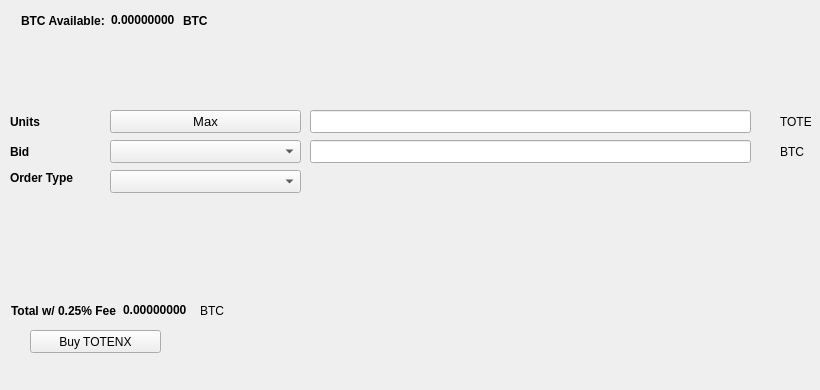
   <widget class="QWidget" name="BuyTab">
    <attribute name="title">
     <string>Buy</string>
    </attribute>
    <widget class="QPushButton" name="BuyTOTENX">
     <property name="geometry">
      <rect>
       <x>30</x>
       <y>330</y>
       <width>131</width>
       <height>23</height>
      </rect>
     </property>
     <property name="text">
      <string>Buy TOTENX</string>
     </property>
     <property name="icon">
      <iconset resource="../totem.qrc">
       <normaloff>:/icons/bitcoin</normaloff>:/icons/bitcoin</iconset>
     </property>
    </widget>
    <widget class="QLabel" name="label_3">
     <property name="geometry">
      <rect>
       <x>10</x>
       <y>110</y>
       <width>46</width>
       <height>23</height>
      </rect>
     </property>
     <property name="font">
      <font>
       <weight>75</weight>
       <bold>true</bold>
      </font>
     </property>
     <property name="text">
      <string>Units</string>
     </property>
    </widget>
    <widget class="QLineEdit" name="UnitsInput">
     <property name="geometry">
      <rect>
       <x>310</x>
       <y>110</y>
       <width>441</width>
       <height>23</height>
      </rect>
     </property>
     <property name="font">
      <font>
       <pointsize>9</pointsize>
       <weight>75</weight>
       <bold>true</bold>
      </font>
     </property>
    </widget>
    <widget class="QLineEdit" name="BuyBidPriceEdit">
     <property name="geometry">
      <rect>
       <x>310</x>
       <y>140</y>
       <width>441</width>
       <height>23</height>
      </rect>
     </property>
     <property name="font">
      <font>
       <pointsize>9</pointsize>
       <weight>75</weight>
       <bold>true</bold>
      </font>
     </property>
    </widget>
    <widget class="QLabel" name="label_4">
     <property name="geometry">
      <rect>
       <x>780</x>
       <y>110</y>
       <width>31</width>
       <height>23</height>
      </rect>
     </property>
     <property name="text">
      <string>TOTENX</string>
     </property>
    </widget>
    <widget class="QLabel" name="label_5">
     <property name="geometry">
      <rect>
       <x>780</x>
       <y>140</y>
       <width>31</width>
       <height>23</height>
      </rect>
     </property>
     <property name="text">
      <string>BTC</string>
     </property>
    </widget>
    <widget class="QLabel" name="label_6">
     <property name="geometry">
      <rect>
       <x>10</x>
       <y>140</y>
       <width>46</width>
       <height>23</height>
      </rect>
     </property>
     <property name="font">
      <font>
       <weight>75</weight>
       <bold>true</bold>
      </font>
     </property>
     <property name="text">
      <string>Bid</string>
     </property>
    </widget>
    <widget class="QLabel" name="label_7">
     <property name="geometry">
      <rect>
       <x>10</x>
       <y>170</y>
       <width>91</width>
       <height>16</height>
      </rect>
     </property>
     <property name="font">
      <font>
       <weight>75</weight>
       <bold>true</bold>
      </font>
     </property>
     <property name="text">
      <string>Order Type</string>
     </property>
    </widget>
    <widget class="QPushButton" name="Buy_Max_Amount">
     <property name="geometry">
      <rect>
       <x>110</x>
       <y>110</y>
       <width>191</width>
       <height>23</height>
      </rect>
     </property>
     <property name="font">
      <font>
       <pointsize>10</pointsize>
      </font>
     </property>
     <property name="text">
      <string>Max</string>
     </property>
    </widget>
    <widget class="QComboBox" name="BuyBidcomboBox">
     <property name="geometry">
      <rect>
       <x>110</x>
       <y>140</y>
       <width>191</width>
       <height>23</height>
      </rect>
     </property>
     <property name="font">
      <font>
       <pointsize>10</pointsize>
      </font>
     </property>
    </widget>
    <widget class="QComboBox" name="buyOrdertypeCombo">
     <property name="geometry">
      <rect>
       <x>110</x>
       <y>170</y>
       <width>191</width>
       <height>23</height>
      </rect>
     </property>
     <property name="font">
      <font>
       <pointsize>10</pointsize>
      </font>
     </property>
    </widget>
    <widget class="QWidget" name="layoutWidget1">
     <property name="geometry">
      <rect>
       <x>21</x>
       <y>11</y>
       <width>227</width>
       <height>19</height>
      </rect>
     </property>
     <layout class="QHBoxLayout" name="horizontalLayout_3">
      <item>
       <widget class="QLabel" name="label232">
        <property name="font">
         <font>
          <weight>75</weight>
          <bold>true</bold>
         </font>
        </property>
        <property name="text">
         <string>BTC Available:</string>
        </property>
       </widget>
      </item>
      <item>
       <widget class="QLabel" name="BtcAvailableLbl">
        <property name="palette">
         <palette>
          <active>
           <colorrole role="WindowText">
            <brush brushstyle="SolidPattern">
             <color alpha="255">
              <red>0</red>
              <green>0</green>
              <blue>0</blue>
             </color>
            </brush>
           </colorrole>
           <colorrole role="Button">
            <brush brushstyle="SolidPattern">
             <color alpha="255">
              <red>0</red>
              <green>170</green>
              <blue>0</blue>
             </color>
            </brush>
           </colorrole>
           <colorrole role="Light">
            <brush brushstyle="SolidPattern">
             <color alpha="255">
              <red>0</red>
              <green>255</green>
              <blue>0</blue>
             </color>
            </brush>
           </colorrole>
           <colorrole role="Midlight">
            <brush brushstyle="SolidPattern">
             <color alpha="255">
              <red>0</red>
              <green>212</green>
              <blue>0</blue>
             </color>
            </brush>
           </colorrole>
           <colorrole role="Dark">
            <brush brushstyle="SolidPattern">
             <color alpha="255">
              <red>0</red>
              <green>85</green>
              <blue>0</blue>
             </color>
            </brush>
           </colorrole>
           <colorrole role="Mid">
            <brush brushstyle="SolidPattern">
             <color alpha="255">
              <red>0</red>
              <green>113</green>
              <blue>0</blue>
             </color>
            </brush>
           </colorrole>
           <colorrole role="Text">
            <brush brushstyle="SolidPattern">
             <color alpha="255">
              <red>0</red>
              <green>170</green>
              <blue>0</blue>
             </color>
            </brush>
           </colorrole>
           <colorrole role="BrightText">
            <brush brushstyle="SolidPattern">
             <color alpha="255">
              <red>255</red>
              <green>255</green>
              <blue>255</blue>
             </color>
            </brush>
           </colorrole>
           <colorrole role="ButtonText">
            <brush brushstyle="SolidPattern">
             <color alpha="255">
              <red>0</red>
              <green>0</green>
              <blue>0</blue>
             </color>
            </brush>
           </colorrole>
           <colorrole role="Base">
            <brush brushstyle="SolidPattern">
             <color alpha="255">
              <red>255</red>
              <green>255</green>
              <blue>255</blue>
             </color>
            </brush>
           </colorrole>
           <colorrole role="Window">
            <brush brushstyle="SolidPattern">
             <color alpha="255">
              <red>0</red>
              <green>170</green>
              <blue>0</blue>
             </color>
            </brush>
           </colorrole>
           <colorrole role="Shadow">
            <brush brushstyle="SolidPattern">
             <color alpha="255">
              <red>0</red>
              <green>0</green>
              <blue>0</blue>
             </color>
            </brush>
           </colorrole>
           <colorrole role="AlternateBase">
            <brush brushstyle="SolidPattern">
             <color alpha="255">
              <red>127</red>
              <green>212</green>
              <blue>127</blue>
             </color>
            </brush>
           </colorrole>
           <colorrole role="ToolTipBase">
            <brush brushstyle="SolidPattern">
             <color alpha="255">
              <red>255</red>
              <green>255</green>
              <blue>220</blue>
             </color>
            </brush>
           </colorrole>
           <colorrole role="ToolTipText">
            <brush brushstyle="SolidPattern">
             <color alpha="255">
              <red>0</red>
              <green>0</green>
              <blue>0</blue>
             </color>
            </brush>
           </colorrole>
          </active>
          <inactive>
           <colorrole role="WindowText">
            <brush brushstyle="SolidPattern">
             <color alpha="255">
              <red>0</red>
              <green>0</green>
              <blue>0</blue>
             </color>
            </brush>
           </colorrole>
           <colorrole role="Button">
            <brush brushstyle="SolidPattern">
             <color alpha="255">
              <red>0</red>
              <green>170</green>
              <blue>0</blue>
             </color>
            </brush>
           </colorrole>
           <colorrole role="Light">
            <brush brushstyle="SolidPattern">
             <color alpha="255">
              <red>0</red>
              <green>255</green>
              <blue>0</blue>
             </color>
            </brush>
           </colorrole>
           <colorrole role="Midlight">
            <brush brushstyle="SolidPattern">
             <color alpha="255">
              <red>0</red>
              <green>212</green>
              <blue>0</blue>
             </color>
            </brush>
           </colorrole>
           <colorrole role="Dark">
            <brush brushstyle="SolidPattern">
             <color alpha="255">
              <red>0</red>
              <green>85</green>
              <blue>0</blue>
             </color>
            </brush>
           </colorrole>
           <colorrole role="Mid">
            <brush brushstyle="SolidPattern">
             <color alpha="255">
              <red>0</red>
              <green>113</green>
              <blue>0</blue>
             </color>
            </brush>
           </colorrole>
           <colorrole role="Text">
            <brush brushstyle="SolidPattern">
             <color alpha="255">
              <red>0</red>
              <green>170</green>
              <blue>0</blue>
             </color>
            </brush>
           </colorrole>
           <colorrole role="BrightText">
            <brush brushstyle="SolidPattern">
             <color alpha="255">
              <red>255</red>
              <green>255</green>
              <blue>255</blue>
             </color>
            </brush>
           </colorrole>
           <colorrole role="ButtonText">
            <brush brushstyle="SolidPattern">
             <color alpha="255">
              <red>0</red>
              <green>0</green>
              <blue>0</blue>
             </color>
            </brush>
           </colorrole>
           <colorrole role="Base">
            <brush brushstyle="SolidPattern">
             <color alpha="255">
              <red>255</red>
              <green>255</green>
              <blue>255</blue>
             </color>
            </brush>
           </colorrole>
           <colorrole role="Window">
            <brush brushstyle="SolidPattern">
             <color alpha="255">
              <red>0</red>
              <green>170</green>
              <blue>0</blue>
             </color>
            </brush>
           </colorrole>
           <colorrole role="Shadow">
            <brush brushstyle="SolidPattern">
             <color alpha="255">
              <red>0</red>
              <green>0</green>
              <blue>0</blue>
             </color>
            </brush>
           </colorrole>
           <colorrole role="AlternateBase">
            <brush brushstyle="SolidPattern">
             <color alpha="255">
              <red>127</red>
              <green>212</green>
              <blue>127</blue>
             </color>
            </brush>
           </colorrole>
           <colorrole role="ToolTipBase">
            <brush brushstyle="SolidPattern">
             <color alpha="255">
              <red>255</red>
              <green>255</green>
              <blue>220</blue>
             </color>
            </brush>
           </colorrole>
           <colorrole role="ToolTipText">
            <brush brushstyle="SolidPattern">
             <color alpha="255">
              <red>0</red>
              <green>0</green>
              <blue>0</blue>
             </color>
            </brush>
           </colorrole>
          </inactive>
          <disabled>
           <colorrole role="WindowText">
            <brush brushstyle="SolidPattern">
             <color alpha="255">
              <red>0</red>
              <green>85</green>
              <blue>0</blue>
             </color>
            </brush>
           </colorrole>
           <colorrole role="Button">
            <brush brushstyle="SolidPattern">
             <color alpha="255">
              <red>0</red>
              <green>170</green>
              <blue>0</blue>
             </color>
            </brush>
           </colorrole>
           <colorrole role="Light">
            <brush brushstyle="SolidPattern">
             <color alpha="255">
              <red>0</red>
              <green>255</green>
              <blue>0</blue>
             </color>
            </brush>
           </colorrole>
           <colorrole role="Midlight">
            <brush brushstyle="SolidPattern">
             <color alpha="255">
              <red>0</red>
              <green>212</green>
              <blue>0</blue>
             </color>
            </brush>
           </colorrole>
           <colorrole role="Dark">
            <brush brushstyle="SolidPattern">
             <color alpha="255">
              <red>0</red>
              <green>85</green>
              <blue>0</blue>
             </color>
            </brush>
           </colorrole>
           <colorrole role="Mid">
            <brush brushstyle="SolidPattern">
             <color alpha="255">
              <red>0</red>
              <green>113</green>
              <blue>0</blue>
             </color>
            </brush>
           </colorrole>
           <colorrole role="Text">
            <brush brushstyle="SolidPattern">
             <color alpha="255">
              <red>0</red>
              <green>85</green>
              <blue>0</blue>
             </color>
            </brush>
           </colorrole>
           <colorrole role="BrightText">
            <brush brushstyle="SolidPattern">
             <color alpha="255">
              <red>255</red>
              <green>255</green>
              <blue>255</blue>
             </color>
            </brush>
           </colorrole>
           <colorrole role="ButtonText">
            <brush brushstyle="SolidPattern">
             <color alpha="255">
              <red>0</red>
              <green>85</green>
              <blue>0</blue>
             </color>
            </brush>
           </colorrole>
           <colorrole role="Base">
            <brush brushstyle="SolidPattern">
             <color alpha="255">
              <red>0</red>
              <green>170</green>
              <blue>0</blue>
             </color>
            </brush>
           </colorrole>
           <colorrole role="Window">
            <brush brushstyle="SolidPattern">
             <color alpha="255">
              <red>0</red>
              <green>170</green>
              <blue>0</blue>
             </color>
            </brush>
           </colorrole>
           <colorrole role="Shadow">
            <brush brushstyle="SolidPattern">
             <color alpha="255">
              <red>0</red>
              <green>0</green>
              <blue>0</blue>
             </color>
            </brush>
           </colorrole>
           <colorrole role="AlternateBase">
            <brush brushstyle="SolidPattern">
             <color alpha="255">
              <red>0</red>
              <green>170</green>
              <blue>0</blue>
             </color>
            </brush>
           </colorrole>
           <colorrole role="ToolTipBase">
            <brush brushstyle="SolidPattern">
             <color alpha="255">
              <red>255</red>
              <green>255</green>
              <blue>220</blue>
             </color>
            </brush>
           </colorrole>
           <colorrole role="ToolTipText">
            <brush brushstyle="SolidPattern">
             <color alpha="255">
              <red>0</red>
              <green>0</green>
              <blue>0</blue>
             </color>
            </brush>
           </colorrole>
          </disabled>
         </palette>
        </property>
        <property name="font">
         <font>
          <weight>75</weight>
          <bold>true</bold>
         </font>
        </property>
        <property name="text">
         <string>0.00000000</string>
        </property>
        <property name="textInteractionFlags">
         <set>Qt::LinksAccessibleByMouse|Qt::TextSelectableByKeyboard|Qt::TextSelectableByMouse</set>
        </property>
       </widget>
      </item>
      <item>
       <widget class="QLabel" name="BtcAvailableLbl_2">
        <property name="font">
         <font>
          <weight>75</weight>
          <bold>true</bold>
         </font>
        </property>
        <property name="text">
         <string>BTC</string>
        </property>
       </widget>
      </item>
     </layout>
    </widget>
    <widget class="QWidget" name="layoutWidge2">
     <property name="geometry">
      <rect>
       <x>11</x>
       <y>301</y>
       <width>259</width>
       <height>19</height>
      </rect>
     </property>
     <layout class="QHBoxLayout" name="horizontalLayout_4">
      <item>
       <widget class="QLabel" name="label_9">
        <property name="font">
         <font>
          <weight>75</weight>
          <bold>true</bold>
         </font>
        </property>
        <property name="text">
         <string>Total w/ 0.25% Fee</string>
        </property>
       </widget>
      </item>
      <item>
       <widget class="QLabel" name="BuyCostLabel">
        <property name="palette">
         <palette>
          <active>
           <colorrole role="WindowText">
            <brush brushstyle="SolidPattern">
             <color alpha="255">
              <red>0</red>
              <green>0</green>
              <blue>0</blue>
             </color>
            </brush>
           </colorrole>
           <colorrole role="Button">
            <brush brushstyle="SolidPattern">
             <color alpha="255">
              <red>0</red>
              <green>170</green>
              <blue>0</blue>
             </color>
            </brush>
           </colorrole>
           <colorrole role="Light">
            <brush brushstyle="SolidPattern">
             <color alpha="255">
              <red>0</red>
              <green>255</green>
              <blue>0</blue>
             </color>
            </brush>
           </colorrole>
           <colorrole role="Midlight">
            <brush brushstyle="SolidPattern">
             <color alpha="255">
              <red>0</red>
              <green>212</green>
              <blue>0</blue>
             </color>
            </brush>
           </colorrole>
           <colorrole role="Dark">
            <brush brushstyle="SolidPattern">
             <color alpha="255">
              <red>0</red>
              <green>85</green>
              <blue>0</blue>
             </color>
            </brush>
           </colorrole>
           <colorrole role="Mid">
            <brush brushstyle="SolidPattern">
             <color alpha="255">
              <red>0</red>
              <green>113</green>
              <blue>0</blue>
             </color>
            </brush>
           </colorrole>
           <colorrole role="Text">
            <brush brushstyle="SolidPattern">
             <color alpha="255">
              <red>0</red>
              <green>170</green>
              <blue>0</blue>
             </color>
            </brush>
           </colorrole>
           <colorrole role="BrightText">
            <brush brushstyle="SolidPattern">
             <color alpha="255">
              <red>255</red>
              <green>255</green>
              <blue>255</blue>
             </color>
            </brush>
           </colorrole>
           <colorrole role="ButtonText">
            <brush brushstyle="SolidPattern">
             <color alpha="255">
              <red>0</red>
              <green>0</green>
              <blue>0</blue>
             </color>
            </brush>
           </colorrole>
           <colorrole role="Base">
            <brush brushstyle="SolidPattern">
             <color alpha="255">
              <red>255</red>
              <green>255</green>
              <blue>255</blue>
             </color>
            </brush>
           </colorrole>
           <colorrole role="Window">
            <brush brushstyle="SolidPattern">
             <color alpha="255">
              <red>0</red>
              <green>170</green>
              <blue>0</blue>
             </color>
            </brush>
           </colorrole>
           <colorrole role="Shadow">
            <brush brushstyle="SolidPattern">
             <color alpha="255">
              <red>0</red>
              <green>0</green>
              <blue>0</blue>
             </color>
            </brush>
           </colorrole>
           <colorrole role="AlternateBase">
            <brush brushstyle="SolidPattern">
             <color alpha="255">
              <red>127</red>
              <green>212</green>
              <blue>127</blue>
             </color>
            </brush>
           </colorrole>
           <colorrole role="ToolTipBase">
            <brush brushstyle="SolidPattern">
             <color alpha="255">
              <red>255</red>
              <green>255</green>
              <blue>220</blue>
             </color>
            </brush>
           </colorrole>
           <colorrole role="ToolTipText">
            <brush brushstyle="SolidPattern">
             <color alpha="255">
              <red>0</red>
              <green>0</green>
              <blue>0</blue>
             </color>
            </brush>
           </colorrole>
          </active>
          <inactive>
           <colorrole role="WindowText">
            <brush brushstyle="SolidPattern">
             <color alpha="255">
              <red>0</red>
              <green>0</green>
              <blue>0</blue>
             </color>
            </brush>
           </colorrole>
           <colorrole role="Button">
            <brush brushstyle="SolidPattern">
             <color alpha="255">
              <red>0</red>
              <green>170</green>
              <blue>0</blue>
             </color>
            </brush>
           </colorrole>
           <colorrole role="Light">
            <brush brushstyle="SolidPattern">
             <color alpha="255">
              <red>0</red>
              <green>255</green>
              <blue>0</blue>
             </color>
            </brush>
           </colorrole>
           <colorrole role="Midlight">
            <brush brushstyle="SolidPattern">
             <color alpha="255">
              <red>0</red>
              <green>212</green>
              <blue>0</blue>
             </color>
            </brush>
           </colorrole>
           <colorrole role="Dark">
            <brush brushstyle="SolidPattern">
             <color alpha="255">
              <red>0</red>
              <green>85</green>
              <blue>0</blue>
             </color>
            </brush>
           </colorrole>
           <colorrole role="Mid">
            <brush brushstyle="SolidPattern">
             <color alpha="255">
              <red>0</red>
              <green>113</green>
              <blue>0</blue>
             </color>
            </brush>
           </colorrole>
           <colorrole role="Text">
            <brush brushstyle="SolidPattern">
             <color alpha="255">
              <red>0</red>
              <green>170</green>
              <blue>0</blue>
             </color>
            </brush>
           </colorrole>
           <colorrole role="BrightText">
            <brush brushstyle="SolidPattern">
             <color alpha="255">
              <red>255</red>
              <green>255</green>
              <blue>255</blue>
             </color>
            </brush>
           </colorrole>
           <colorrole role="ButtonText">
            <brush brushstyle="SolidPattern">
             <color alpha="255">
              <red>0</red>
              <green>0</green>
              <blue>0</blue>
             </color>
            </brush>
           </colorrole>
           <colorrole role="Base">
            <brush brushstyle="SolidPattern">
             <color alpha="255">
              <red>255</red>
              <green>255</green>
              <blue>255</blue>
             </color>
            </brush>
           </colorrole>
           <colorrole role="Window">
            <brush brushstyle="SolidPattern">
             <color alpha="255">
              <red>0</red>
              <green>170</green>
              <blue>0</blue>
             </color>
            </brush>
           </colorrole>
           <colorrole role="Shadow">
            <brush brushstyle="SolidPattern">
             <color alpha="255">
              <red>0</red>
              <green>0</green>
              <blue>0</blue>
             </color>
            </brush>
           </colorrole>
           <colorrole role="AlternateBase">
            <brush brushstyle="SolidPattern">
             <color alpha="255">
              <red>127</red>
              <green>212</green>
              <blue>127</blue>
             </color>
            </brush>
           </colorrole>
           <colorrole role="ToolTipBase">
            <brush brushstyle="SolidPattern">
             <color alpha="255">
              <red>255</red>
              <green>255</green>
              <blue>220</blue>
             </color>
            </brush>
           </colorrole>
           <colorrole role="ToolTipText">
            <brush brushstyle="SolidPattern">
             <color alpha="255">
              <red>0</red>
              <green>0</green>
              <blue>0</blue>
             </color>
            </brush>
           </colorrole>
          </inactive>
          <disabled>
           <colorrole role="WindowText">
            <brush brushstyle="SolidPattern">
             <color alpha="255">
              <red>0</red>
              <green>85</green>
              <blue>0</blue>
             </color>
            </brush>
           </colorrole>
           <colorrole role="Button">
            <brush brushstyle="SolidPattern">
             <color alpha="255">
              <red>0</red>
              <green>170</green>
              <blue>0</blue>
             </color>
            </brush>
           </colorrole>
           <colorrole role="Light">
            <brush brushstyle="SolidPattern">
             <color alpha="255">
              <red>0</red>
              <green>255</green>
              <blue>0</blue>
             </color>
            </brush>
           </colorrole>
           <colorrole role="Midlight">
            <brush brushstyle="SolidPattern">
             <color alpha="255">
              <red>0</red>
              <green>212</green>
              <blue>0</blue>
             </color>
            </brush>
           </colorrole>
           <colorrole role="Dark">
            <brush brushstyle="SolidPattern">
             <color alpha="255">
              <red>0</red>
              <green>85</green>
              <blue>0</blue>
             </color>
            </brush>
           </colorrole>
           <colorrole role="Mid">
            <brush brushstyle="SolidPattern">
             <color alpha="255">
              <red>0</red>
              <green>113</green>
              <blue>0</blue>
             </color>
            </brush>
           </colorrole>
           <colorrole role="Text">
            <brush brushstyle="SolidPattern">
             <color alpha="255">
              <red>0</red>
              <green>85</green>
              <blue>0</blue>
             </color>
            </brush>
           </colorrole>
           <colorrole role="BrightText">
            <brush brushstyle="SolidPattern">
             <color alpha="255">
              <red>255</red>
              <green>255</green>
              <blue>255</blue>
             </color>
            </brush>
           </colorrole>
           <colorrole role="ButtonText">
            <brush brushstyle="SolidPattern">
             <color alpha="255">
              <red>0</red>
              <green>85</green>
              <blue>0</blue>
             </color>
            </brush>
           </colorrole>
           <colorrole role="Base">
            <brush brushstyle="SolidPattern">
             <color alpha="255">
              <red>0</red>
              <green>170</green>
              <blue>0</blue>
             </color>
            </brush>
           </colorrole>
           <colorrole role="Window">
            <brush brushstyle="SolidPattern">
             <color alpha="255">
              <red>0</red>
              <green>170</green>
              <blue>0</blue>
             </color>
            </brush>
           </colorrole>
           <colorrole role="Shadow">
            <brush brushstyle="SolidPattern">
             <color alpha="255">
              <red>0</red>
              <green>0</green>
              <blue>0</blue>
             </color>
            </brush>
           </colorrole>
           <colorrole role="AlternateBase">
            <brush brushstyle="SolidPattern">
             <color alpha="255">
              <red>0</red>
              <green>170</green>
              <blue>0</blue>
             </color>
            </brush>
           </colorrole>
           <colorrole role="ToolTipBase">
            <brush brushstyle="SolidPattern">
             <color alpha="255">
              <red>255</red>
              <green>255</green>
              <blue>220</blue>
             </color>
            </brush>
           </colorrole>
           <colorrole role="ToolTipText">
            <brush brushstyle="SolidPattern">
             <color alpha="255">
              <red>0</red>
              <green>0</green>
              <blue>0</blue>
             </color>
            </brush>
           </colorrole>
          </disabled>
         </palette>
        </property>
        <property name="font">
         <font>
          <weight>75</weight>
          <bold>true</bold>
         </font>
        </property>
        <property name="autoFillBackground">
         <bool>false</bool>
        </property>
        <property name="text">
         <string>0.00000000</string>
        </property>
        <property name="textInteractionFlags">
         <set>Qt::LinksAccessibleByMouse|Qt::TextSelectableByMouse</set>
        </property>
       </widget>
      </item>
      <item>
       <widget class="QLabel" name="label_10">
        <property name="font">
         <font>
          <weight>50</weight>
          <bold>false</bold>
         </font>
        </property>
        <property name="text">
         <string>BTC</string>
        </property>
       </widget>
      </item>
     </layout>
    </widget>
    <widget class="QLabel" name="label_24">
     <property name="geometry">
      <rect>
       <x>460</x>
       <y>300</y>
       <width>281</width>
       <height>81</height>
      </rect>
     </property>
     <property name="text">
      <string/>
     </property>
     <property name="pixmap">
      <pixmap>:/images/bittrex</pixmap>
     </property>
    </widget>
   </widget>
